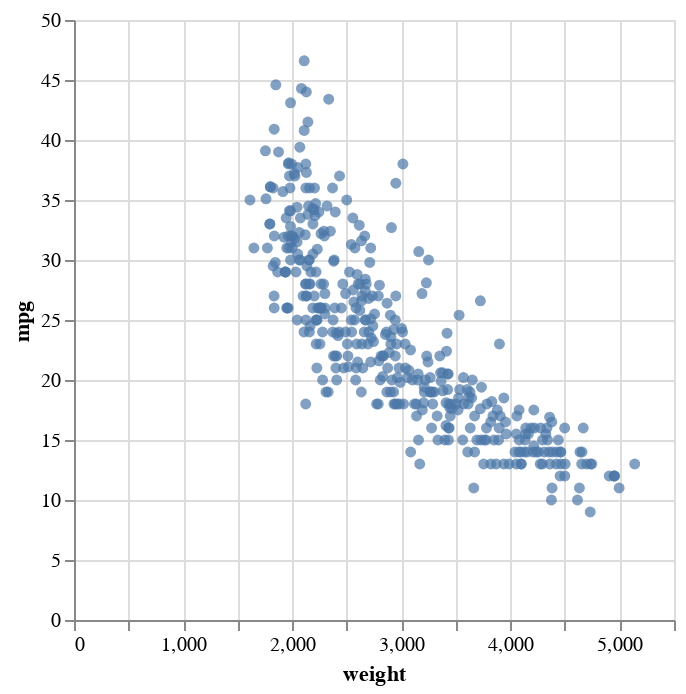

The notebook cell this image was saved under:
### Code cell
alt.Chart(df).mark_circle().encode(
    x="weight",
    y="mpg"
)

### Figure 1 — Vega-Lite specification as saved in the notebook (floating-point values rounded to 4 significant figures; data arrays with more than 128 entries replaced by an {"elided": "..."} marker saying what was removed)
{"config": {"view": {"continuousWidth": 300, "continuousHeight": 300}}, "data": {"name": "data-f1198cc0481ad698d7dc4699e0a3efa7"}, "mark": {"type": "circle"}, "encoding": {"x": {"field": "weight", "type": "quantitative"}, "y": {"field": "mpg", "type": "quantitative"}}, "$schema": "https://vega.github.io/schema/vega-lite/v5.8.0.json", "datasets": {"data-f1198cc0481ad698d7dc4699e0a3efa7": {"elided": "398 records"}}}
